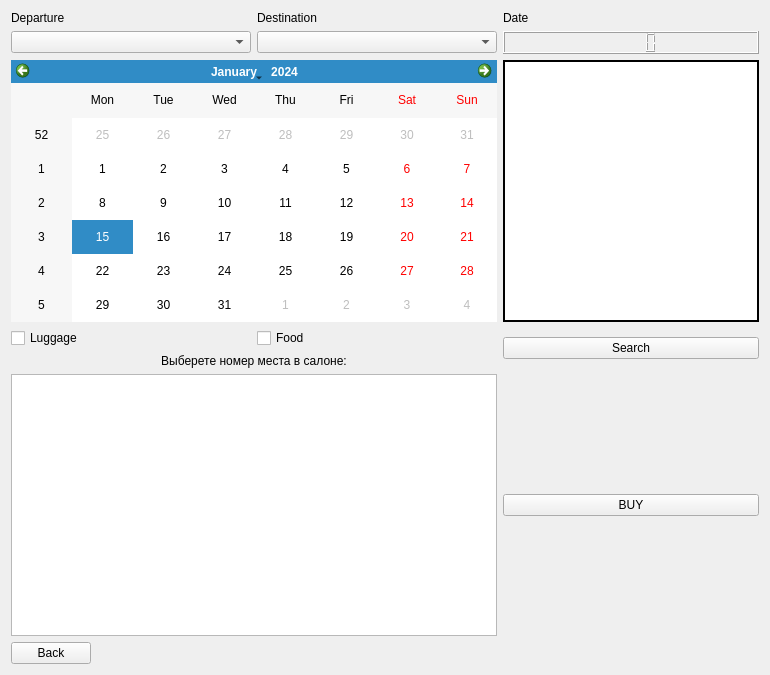
<?xml version="1.0" encoding="UTF-8"?>
<ui version="4.0">
 <class>Form</class>
 <widget class="QWidget" name="Form">
  <property name="geometry">
   <rect>
    <x>0</x>
    <y>0</y>
    <width>770</width>
    <height>675</height>
   </rect>
  </property>
  <property name="sizePolicy">
   <sizepolicy hsizetype="Minimum" vsizetype="Minimum">
    <horstretch>0</horstretch>
    <verstretch>0</verstretch>
   </sizepolicy>
  </property>
  <property name="windowTitle">
   <string>Form</string>
  </property>
  <layout class="QGridLayout" name="gridLayout_2">
   <item row="1" column="1">
    <spacer name="horizontalSpacer">
     <property name="orientation">
      <enum>Qt::Horizontal</enum>
     </property>
     <property name="sizeHint" stdset="0">
      <size>
       <width>40</width>
       <height>20</height>
      </size>
     </property>
    </spacer>
   </item>
   <item row="1" column="0">
    <widget class="QPushButton" name="button_back">
     <property name="text">
      <string>Back</string>
     </property>
    </widget>
   </item>
   <item row="0" column="0" colspan="2">
    <layout class="QGridLayout" name="gridLayout">
     <item row="0" column="1">
      <widget class="QLabel" name="label_3">
       <property name="sizePolicy">
        <sizepolicy hsizetype="Minimum" vsizetype="Preferred">
         <horstretch>0</horstretch>
         <verstretch>0</verstretch>
        </sizepolicy>
       </property>
       <property name="minimumSize">
        <size>
         <width>150</width>
         <height>0</height>
        </size>
       </property>
       <property name="text">
        <string>Destination</string>
       </property>
      </widget>
     </item>
     <item row="4" column="0" colspan="2">
      <widget class="QCalendarWidget" name="calendarWidget">
       <property name="sizePolicy">
        <sizepolicy hsizetype="Minimum" vsizetype="Minimum">
         <horstretch>0</horstretch>
         <verstretch>0</verstretch>
        </sizepolicy>
       </property>
       <property name="minimumSize">
        <size>
         <width>400</width>
         <height>0</height>
        </size>
       </property>
      </widget>
     </item>
     <item row="2" column="2">
      <widget class="QLCDNumber" name="lcdNumber"/>
     </item>
     <item row="2" column="0">
      <widget class="QComboBox" name="comboBox_departure">
       <property name="minimumSize">
        <size>
         <width>200</width>
         <height>0</height>
        </size>
       </property>
      </widget>
     </item>
     <item row="0" column="0">
      <widget class="QLabel" name="label_2">
       <property name="sizePolicy">
        <sizepolicy hsizetype="Minimum" vsizetype="Preferred">
         <horstretch>0</horstretch>
         <verstretch>0</verstretch>
        </sizepolicy>
       </property>
       <property name="minimumSize">
        <size>
         <width>150</width>
         <height>0</height>
        </size>
       </property>
       <property name="text">
        <string>Departure</string>
       </property>
      </widget>
     </item>
     <item row="5" column="1">
      <widget class="QCheckBox" name="checkBox_food">
       <property name="statusTip">
        <string>A delicious airplane meal!</string>
       </property>
       <property name="text">
        <string>Food</string>
       </property>
      </widget>
     </item>
     <item row="5" column="0">
      <widget class="QCheckBox" name="checkBox_luggage">
       <property name="statusTip">
        <string>If you have a heavy luggage</string>
       </property>
       <property name="text">
        <string>Luggage</string>
       </property>
      </widget>
     </item>
     <item row="2" column="1">
      <widget class="QComboBox" name="comboBox_destination">
       <property name="minimumSize">
        <size>
         <width>200</width>
         <height>0</height>
        </size>
       </property>
      </widget>
     </item>
     <item row="4" column="2">
      <widget class="QListWidget" name="listWidget_times">
       <property name="sizePolicy">
        <sizepolicy hsizetype="Minimum" vsizetype="Minimum">
         <horstretch>0</horstretch>
         <verstretch>0</verstretch>
        </sizepolicy>
       </property>
       <property name="minimumSize">
        <size>
         <width>0</width>
         <height>0</height>
        </size>
       </property>
       <property name="frameShape">
        <enum>QFrame::WinPanel</enum>
       </property>
       <property name="frameShadow">
        <enum>QFrame::Plain</enum>
       </property>
      </widget>
     </item>
     <item row="0" column="2">
      <widget class="QLabel" name="date_label">
       <property name="sizePolicy">
        <sizepolicy hsizetype="Minimum" vsizetype="Preferred">
         <horstretch>0</horstretch>
         <verstretch>0</verstretch>
        </sizepolicy>
       </property>
       <property name="minimumSize">
        <size>
         <width>0</width>
         <height>0</height>
        </size>
       </property>
       <property name="text">
        <string>Date</string>
       </property>
      </widget>
     </item>
     <item row="7" column="0" colspan="2">
      <widget class="QListWidget" name="listWidget_seats">
       <property name="sizePolicy">
        <sizepolicy hsizetype="Minimum" vsizetype="Expanding">
         <horstretch>0</horstretch>
         <verstretch>0</verstretch>
        </sizepolicy>
       </property>
       <property name="minimumSize">
        <size>
         <width>0</width>
         <height>0</height>
        </size>
       </property>
      </widget>
     </item>
     <item row="7" column="2">
      <widget class="QPushButton" name="buyButton">
       <property name="text">
        <string>BUY</string>
       </property>
      </widget>
     </item>
     <item row="6" column="0" colspan="2">
      <widget class="QLabel" name="label">
       <property name="text">
        <string>Выберете номер места в салоне:</string>
       </property>
       <property name="alignment">
        <set>Qt::AlignCenter</set>
       </property>
      </widget>
     </item>
     <item row="5" column="2" rowspan="2">
      <widget class="QPushButton" name="button_search">
       <property name="text">
        <string>Search</string>
       </property>
      </widget>
     </item>
    </layout>
   </item>
  </layout>
  <zorder>button_back</zorder>
  <zorder>horizontalSpacer</zorder>
 </widget>
 <resources/>
 <connections/>
</ui>
